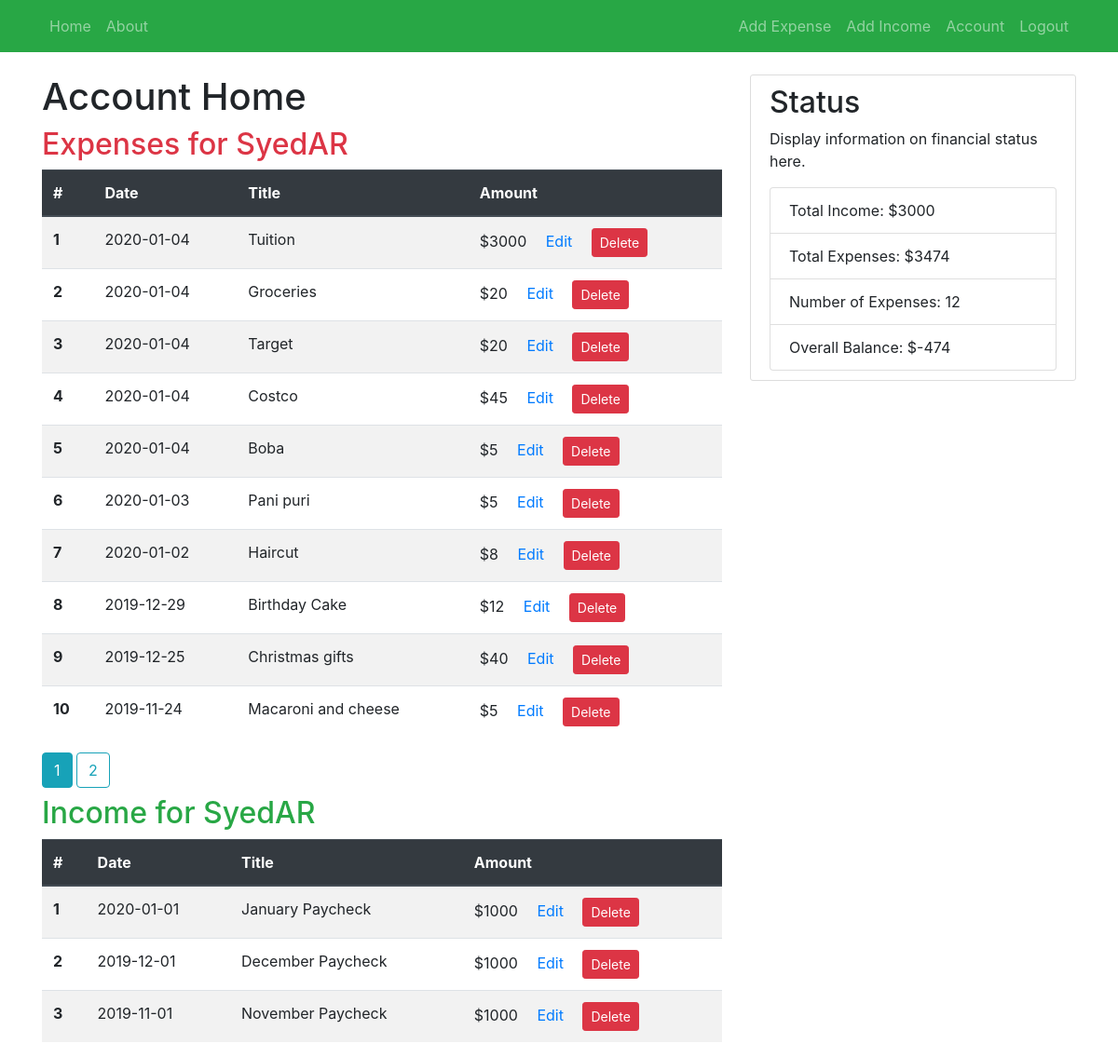
The page /home (signed in) on the database as committed earlier.
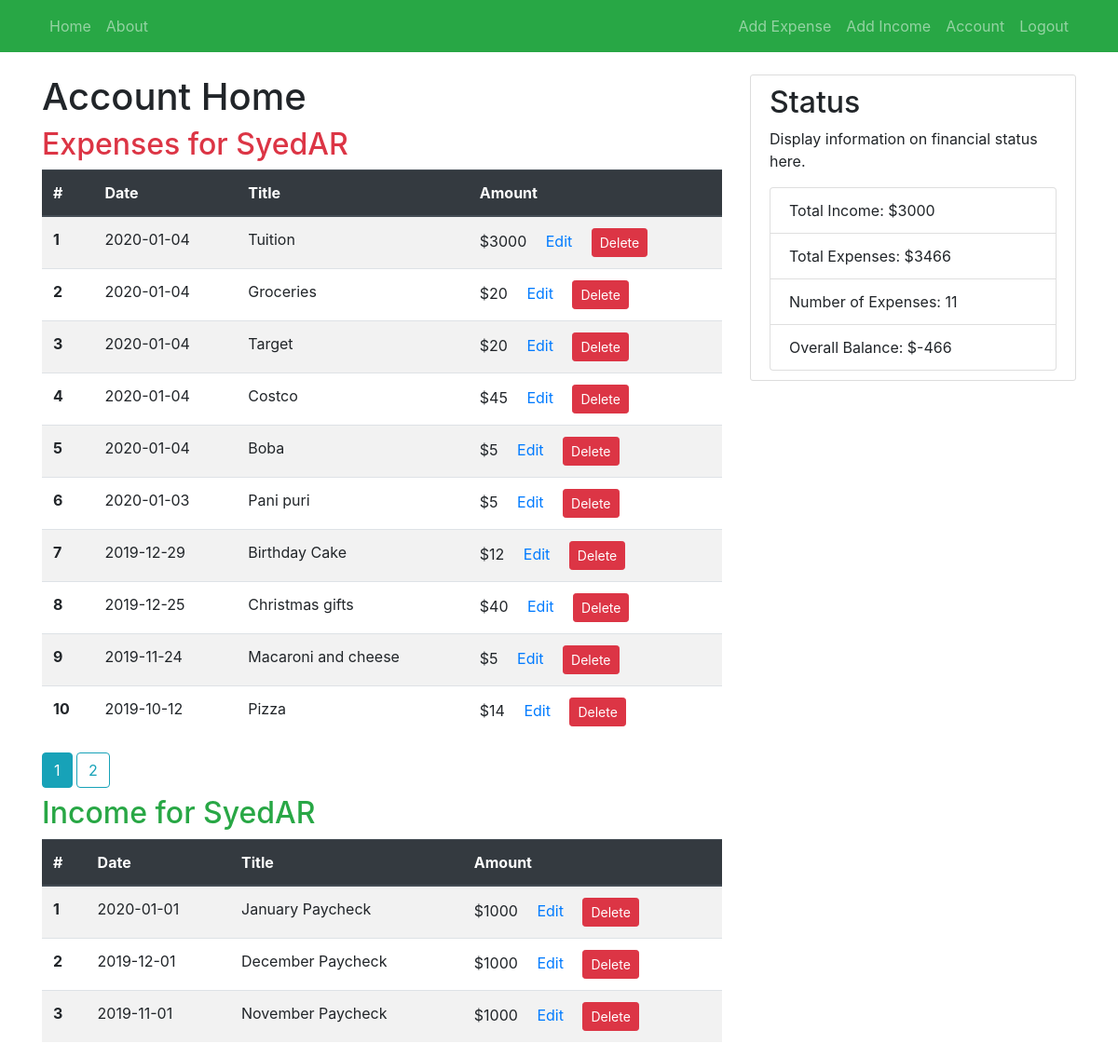
The same page on the database as committed later.
### finvisor/models.py (models this page shows, shortened)
class User(db.Model, UserMixin):
    id = db.Column(db.Integer, primary_key=True)
    username = db.Column(db.String(20), unique=True, nullable=False)
    email = db.Column(db.String(80), unique=True, nullable=False)
    password = db.Column(db.String(60), nullable=False)
    expenses = db.relationship('Expense', backref='spender', lazy=True)
    incomes = db.relationship('Income', backref='saver', lazy=True)

class Expense(db.Model):
    id = db.Column(db.Integer, primary_key=True)
    date_of_expense = db.Column(db.DateTime(), nullable=False, default=datetime.utcnow)
    title = db.Column(db.String(20), nullable=False)
    amount = db.Column(db.Integer, nullable=False)
    user_id = db.Column(db.Integer, db.ForeignKey('user.id'), nullable=False)

class Income(db.Model):
    id = db.Column(db.Integer, primary_key=True)
    date_of_income = db.Column(db.DateTime(), nullable=False, default=datetime.utcnow)
    title = db.Column(db.String(20), nullable=False)
    amount = db.Column(db.Integer, nullable=False)
    user_id = db.Column(db.Integer, db.ForeignKey('user.id'), nullable=False)

### finvisor/main/routes.py (the view)
@main.route('/')
@main.route('/home')
def home():
    if current_user.is_authenticated:
        page = request.args.get('page', 1, type=int)
        expenses = Expense.query.filter_by(user_id=current_user.id).order_by(Expense.date_of_expense.desc()).paginate(page=page, per_page=10)
        income = Income.query.filter_by(user_id=current_user.id).order_by(Income.date_of_income.desc())
        explist = list(Expense.query.filter_by(user_id=current_user.id))
        explen = len(explist)
        expsum = 0
        for e in explist:
            expsum += e.amount
        incsum = 0
        for i in list(income):
            incsum += i.amount
    else:
        expenses = []
        income = []
        explen = 0
        expsum = 0
        incsum = 0
    return render_template('home.html', expenses=expenses, income=income, explen=explen, expsum=expsum, incsum=incsum)

### finvisor/models.py (called while the page is built)
@login_manager.user_loader
def load_user(user_id):
    return User.query.get(int(user_id))

### finvisor/templates/home.html (shortened to what this page needs)
{% extends "layout.html" %}
{% block content %}
    <h1>Account Home</h1>
    <h2 class='text-danger mb-2'>Expenses for {{ current_user.username }}</h2>
    <table class="table table-striped">
        <thead class="thead-dark">
            <tr>
                <th scope="col">#</th>
                <th scope="col">Date</th>
                <th scope="col">Title</th>
                <th scope="col">Amount</th>
            </tr>
        </thead>
        <tbody>
            {% for expense in expenses.items %}
                <tr>
                    {% if expense.spender == current_user %}
                        <th scope="row">{{ loop.index }}</th>
                        <td>{{ expense.date_of_expense.strftime('%Y-%m-%d') }}</td>
                        <td>{{ expense.title }}</td>
                        <td>
                            ${{ expense.amount }}
                            <span class='ml-3'><a href="{{ url_for('expenses.edit_expense', expense_id=expense.id) }}">Edit</a></span>
                            <form action="{{ url_for('expenses.delete_expense', expense_id=expense.id) }}" method="POST" class="d-inline-block">
                                <input class="btn btn-danger btn-sm ml-3" type="submit" value="Delete">
                            </form>
                        </td>
                    {% endif %}
                </tr>
            {% endfor %}
        </tbody>
    </table>
    {% if expenses %}
        {% for expense_num in expenses.iter_pages(left_edge=1, right_edge=1, left_current=1, right_current=2) %}
            {% if expense_num %}
                {% if expenses.page == expense_num %}
                    <a class="btn btn-info mb-2" href="{{ url_for('main.home', page=expense_num) }}">{{ expense_num }}</a>
                {% else %}
                    <a class="btn btn-outline-info mb-2" href="{{ url_for('main.home', page=expense_num) }}">{{ expense_num }}</a>
                {% endif %}
            {% else %}
                ...
            {% endif %}
        {% endfor %}
    {% endif %}
    <h2 class='text-success mb-2'>Income for {{ current_user.username }}</h2>
    <table class="table table-striped">
        <thead class="thead-dark">
            <tr>
                <th scope="col">#</th>
                <th scope="col">Date</th>
                <th scope="col">Title</th>
                <th scope="col">Amount</th>
            </tr>
        </thead>
        <tbody>
            {% for i in income %}
                <tr>
                    {% if i.saver == current_user %}
                        <th scope="row">{{ loop.index }}</th>
                        <td>{{ i.date_of_income.strftime('%Y-%m-%d') }}</td>
                        <td>{{ i.title }}</td>
                        <td>
                            ${{ i.amount }}
                            <span class='ml-3'><a href="{{ url_for('incomes.edit_income', income_id=i.id) }}">Edit</a></span>
                            <form action="{{ url_for('incomes.delete_income', income_id=i.id) }}" method="POST" class="d-inline-block">
                                <input class="btn btn-danger btn-sm ml-3" type="submit" value="Delete">
                            </form>
                        </td>
                    {% endif %}
                </tr>
            {% endfor %}
        </tbody>
    </table>
{% endblock content %}
{% block sidebox %}
    <h2>Status</h2>
    <p>Display information on financial status here.</p>
    <ul class='list-group'>
        <li class='list-group-item'>Total Income: ${{ incsum }}</li>
        <li class='list-group-item'>Total Expenses: ${{ expsum }}</li>
        <li class='list-group-item'>Number of Expenses: {{ explen }}</li>
        <li class='list-group-item'>Overall Balance: ${{ incsum-expsum }}</li>
    </ul>
{% endblock sidebox %}

### finvisor/templates/layout.html (shortened to what this page needs)
<!DOCTYPE html>
<html>
    <head>
        <link rel="stylesheet" href="https://stackpath.bootstrapcdn.com/bootstrap/4.4.1/css/bootstrap.min.css"
>
        <link rel="stylesheet" type="text/css" href="{{ url_for('static', filename='main.css') }}">
    </head>
    <body>
        <header class='site-header'>
            <nav class='navbar navbar-expand-md navbar-dark bg-success'>
                <div class='container'>
                    <div class='navbar-nav'>
                        <a class='nav-item nav-link' href="{{ url_for('main.home') }}">Home</a>
                        <a class='nav-item nav-link' href="{{ url_for('main.about') }}">About</a>
                    </div>
                    <div class='navbar-nav'>
                        {% if current_user.is_authenticated %}
                        <a class='nav-item nav-link' href="{{ url_for('expenses.new_expense') }}">Add Expense</a>
                        <a class='nav-item nav-link' href="{{ url_for('incomes.new_income') }}">Add Income</a>
                        <a class='nav-item nav-link' href="{{ url_for('users.account') }}">Account</a>
                        <a class='nav-item nav-link' href="{{ url_for('users.logout') }}">Logout</a>
                        {% else %}
                            <a class='nav-item nav-link' href="{{ url_for('users.login') }}">Login</a>
                            <a class='nav-item nav-link' href="{{ url_for('users.register') }}">Register</a>
                        {% endif %}
                    </div>
                </div>
            </nav>
        </header>
        <main class='container' role='main'>
            <div class='row mt-4'>
                <div class='col-md-8'>
                    {% block content %}{% endblock %}
                </div>
                <div class='col-md-4'>
                    <div class='content-section'>
                        {% block sidebox %}{% endblock %}
                    </div>
                </div>
            </div>
        </main>
    </body>
</html>

### finvisor/static/main.css (style rules this page uses)
.content-section { padding: 10px 20px; border-width: 1px; border-style: solid; border-color: #dddddd; border-radius: 3px; margin-bottom: 20px; }

Rows that differ between the two databases and show on the page:
removed Expense: date_of_expense "2020-01-02", title "Haircut", amount "8"
now on this page (row unchanged): Expense: date_of_expense "2019-10-12", title "Pizza", amount "14"
Other text that changed with them:
{{ expsum }}: "3474" → "3466"
{{ explen }}: "12" → "11"
{{ incsum-expsum }}: "-474" → "-466"
